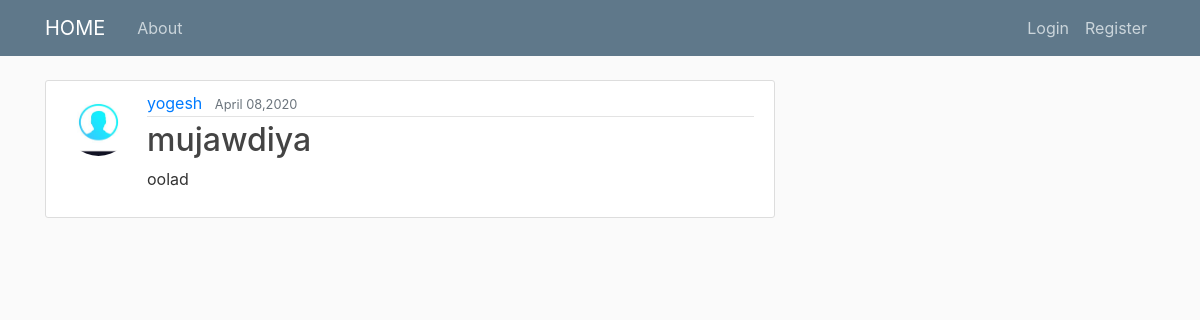
Page /post/40/ on the committed database.
### blog/models.py (models this page shows, shortened)
class Post(models.Model):
    title = models.CharField(max_length=100)
    content = models.TextField()
    date_posted = models.DateTimeField(default=timezone.now)
    author = models.ForeignKey(User, on_delete=models.CASCADE)

### users/models.py (models this page shows, shortened)
class Profile(models.Model):
    user = models.OneToOneField(User, on_delete=models.CASCADE)
    image = models.ImageField( upload_to='profile_pics',default='hmn.jpg')

### blog/views.py (the view)
# urls.py: path('post/<int:pk>/', PostDetailView.as_view(), name='post_detail'),
class PostDetailView(DetailView):
     model = Post

### blog/templates/blog/post_detail.html (shortened to what this page needs)
  {% extends "blog/base.html" %}
  {% block content %}
              <article class="media content-section">
                <img class="rounded-circle article-img" src="{{ object.author.profile.image.url }}">
        <div class="media-body">
          <div class="article-metadata">
            <a class="mr-2" href={% url 'user-posts' object.author.username %}>{{ object.author }}</a>
            <small class="text-muted">{{ object.date_posted|date:"F d,Y" }}</small>
          </div>
          <h2> <class="article-title">{{ object.title }}</h2>
          <p class="article-content">{{ object.content }}</p>
        </div>
      </article>
      {% endblock content %}

### blog/static/blog/main.css (style rules this page uses)
body { background: #fafafa; color: #333333; margin-top: 5rem; }
h1, h2, h3, h4, h5, h6 { color: #444444; }
.content-section { background: #ffffff; padding: 10px 20px; border: 1px solid #dddddd; border-radius: 3px; margin-bottom: 20px; }
.article-content { white-space: pre-line; }
.article-img { height: 65px; width: 65px; margin-right: 16px; }
.article-metadata { padding-bottom: 1px; margin-bottom: 4px; border-bottom: 1px solid #e3e3e3 }

### rows in the picture
Post: author.profile.image (placeholder picture), author "yogesh", date_posted "April 08,2020", title "mujawdiya", content "oolad"
